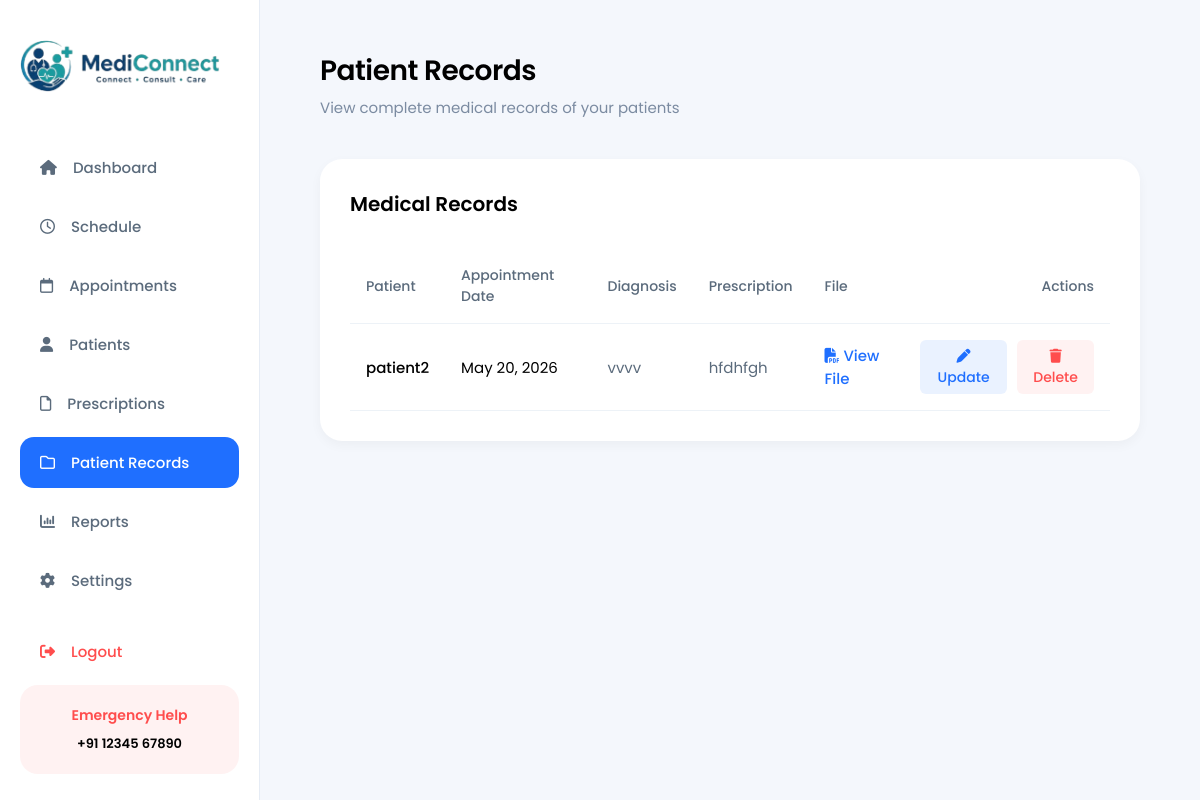
Page /accounts/doctor/records/ (signed in) on the earlier database version.
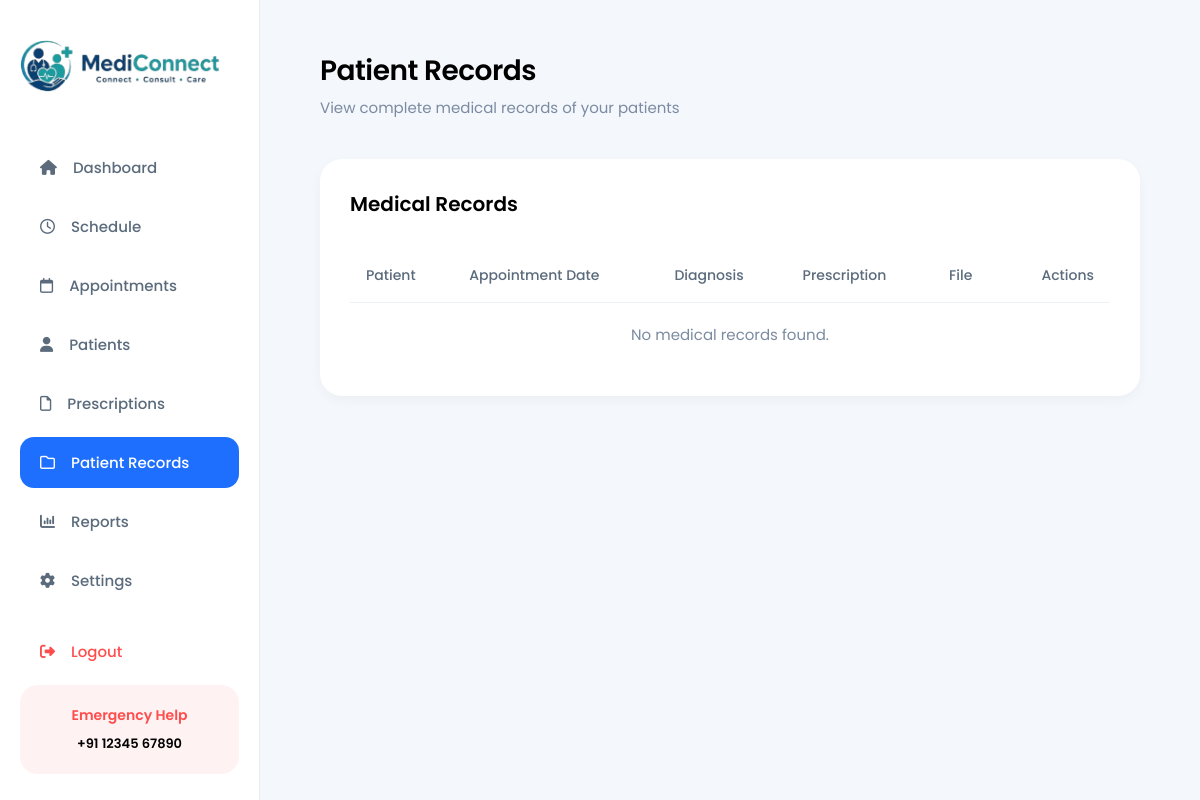
Same page on the later database version.
### booking/models.py (models this page shows, shortened)
class MedicalRecord(models.Model):
    appointment = models.OneToOneField(Appointment, on_delete=models.CASCADE)
    diagnosis = models.TextField(blank=True)
    prescription = models.TextField(blank=True)
    file = models.FileField(upload_to='media/records/', blank=True, null=True)
    created_at = models.DateTimeField(auto_now_add=True)

class Appointment(models.Model):
    STATUS_CHOICES = (
        ('PENDING', 'Pending'),
        ('APPROVED', 'Approved'),
        ('COMPLETED', 'Completed'),
        ('CANCELLED', 'Cancelled'),
        ('MISSED', 'Missed'),
        ('RESCHEDULE', 'Reschedule')
    )
    SEVERITY_CHOICES = (
        ('LOW', 'Low'),
        ('MEDIUM', 'Medium'),
        ('HIGH', 'High'),
        ('CRITICAL', 'Critical'),
    )
    CONSULTATION_CHOICES = (
        ('ONLINE', 'Online'),
        ('OFFLINE', 'Offline'),
    )
    patient = models.ForeignKey('accounts.PatientProfile',on_delete=models.CASCADE)
    doctor = models.ForeignKey('accounts.DoctorProfile',on_delete=models.CASCADE)
    hospital = models.ForeignKey('core.Hospital',on_delete=models.CASCADE)
    appointment_date = models.DateField()
    start_time = models.TimeField()
    end_time = models.TimeField()
    consultation_mode = models.CharField(max_length=20,choices=CONSULTATION_CHOICES)
    symptoms = models.TextField(blank=True)
    severity_score = models.IntegerField(default=0)
    severity_level = models.CharField(max_length=20,choices=SEVERITY_CHOICES,default='LOW')
    status = models.CharField(max_length=20,choices=STATUS_CHOICES,default='PENDING')
    fee = models.DecimalField(max_digits=10, decimal_places=2, default=0.00)
    booked_at = models.DateTimeField(auto_now_add=True)
    reminder_sent = models.BooleanField(default=False)

### accounts/models.py (models this page shows, shortened)
class PatientProfile(models.Model):
    user = models.OneToOneField(User, on_delete=models.CASCADE)
    date_of_birth = models.DateField()
    gender = models.CharField(max_length=20, blank=True)
    blood_group = models.CharField(max_length=10, blank=True)
    patient_pic = models.ImageField(upload_to='profiles/patients', blank=True, null=True)
    medical_history = models.TextField(blank=True)
    allergies = models.TextField(blank=True)

class User(AbstractUser):
    ROLE_CHOICES = (
        ('PATIENT', 'Patient'),
        ('DOCTOR', 'Doctor'),
        ('ADMIN', 'Admin'),
    )
    role = models.CharField(max_length=20, choices=ROLE_CHOICES)
    phone = models.CharField(max_length=15, blank=True)

### accounts/views.py (the view, shortened to what this page needs)
# urls.py: path('doctor/records/', views.doctor_records, name='doctor_records'),
@login_required
def doctor_records(request):
    if request.user.role != 'DOCTOR':
        return redirect('home')
    doctor = DoctorProfile.objects.get(user=request.user)
    from booking.models import MedicalRecord
    records = MedicalRecord.objects.filter(appointment__doctor=doctor).order_by('-created_at')
    return render(request, 'accounts/doctor_records.html', {'doctor': doctor, 'records': records})

### templates/accounts/doctor_records.html (shortened to what this page needs)
{% extends 'accounts/doctor_dashboard.html' %}
{% block doctor_main %}
<div class="topbar">
  <div>
    <h1>Patient Records</h1>
    <p>View complete medical records of your patients</p>
  </div>
</div>
<div class="table-section">
  <div class="table-header">
    <h2>Medical Records</h2>
  </div>
  <table style="width: 100%; border-collapse: collapse; text-align: left;">
    <thead>
      <tr>
        <th style="padding: 16px; border-bottom: 1px solid #edf2f7; color: #5b6b7c; font-weight: 500;">Patient</th>
        <th style="padding: 16px; border-bottom: 1px solid #edf2f7; color: #5b6b7c; font-weight: 500;">Appointment Date</th>
        <th style="padding: 16px; border-bottom: 1px solid #edf2f7; color: #5b6b7c; font-weight: 500;">Diagnosis</th>
        <th style="padding: 16px; border-bottom: 1px solid #edf2f7; color: #5b6b7c; font-weight: 500;">Prescription</th>
        <th style="padding: 16px; border-bottom: 1px solid #edf2f7; color: #5b6b7c; font-weight: 500;">File</th>
        <th style="padding: 16px; border-bottom: 1px solid #edf2f7; color: #5b6b7c; font-weight: 500; text-align: right;">Actions</th>
      </tr>
    </thead>
    <tbody>
      {% for record in records %}
      <tr>
        <td style="padding: 16px; border-bottom: 1px solid #edf2f7;">
          <div style="font-weight: 500; color: #000;">{{ record.appointment.patient.user.username }}</div>
        </td>
        <td style="padding: 16px; border-bottom: 1px solid #edf2f7; color: #000;">{{ record.appointment.appointment_date }}</td>
        <td style="padding: 16px; border-bottom: 1px solid #edf2f7; color: #5b6b7c;">{{ record.diagnosis|default:"-" }}</td>
        <td style="padding: 16px; border-bottom: 1px solid #edf2f7; color: #5b6b7c;">{{ record.prescription|default:"-"|truncatechars:50 }}</td>
        <td style="padding: 16px; border-bottom: 1px solid #edf2f7;">
          {% if record.file %}
          <a href="{{ record.file.url }}" target="_blank" style="color: #1f6fff; text-decoration: none; font-weight: 500;"><i class="fa-solid fa-file-pdf"></i> View File</a>
          {% else %}
          <span style="color: #7b8ba1;">-</span>
          {% endif %}
        </td>
        <td style="padding: 16px; border-bottom: 1px solid #edf2f7; text-align: right;">
          <div style="display: inline-flex; gap: 10px;">
            <button onclick="openUpdateModal('{{ record.id }}', '{{ record.appointment.patient.user.username|escapejs }}', '{{ record.diagnosis|escapejs }}', '{{ record.prescription|escapejs }}', '{% if record.file %}{{ record.file.url|escapejs }}{% endif %}')" style="background: #eaf2ff; color: #1f6fff; border: none; padding: 6px 12px; border-radius: 6px; font-weight: 500; cursor: pointer; font-size: 14px; font-family: inherit;"><i class="fa-solid fa-pen"></i> Update</button>
            <form method="POST" onsubmit="return confirm('Delete this record permanently?');" style="display: inline;">
              <button type="submit" style="background: #fff2f2; color: #ff4d4d; border: none; padding: 6px 12px; border-radius: 6px; font-weight: 500; cursor: pointer; font-size: 14px; font-family: inherit;"><i class="fa-solid fa-trash"></i> Delete</button>
            </form>
          </div>
        </td>
      </tr>
      {% empty %}
      <tr>
        <td colspan="6" style="padding: 20px; text-align: center; color: #7b8ba1;">No medical records found.</td>
      </tr>
      {% endfor %}
    </tbody>
  </table>
</div>
{% endblock %}

Differences in the rows shown:
removed MedicalRecord: appointment.patient.user.username "patient2", appointment.appointment_date "May 20, 2026", diagnosis "vvvv", prescription "hfdhfgh"
Other differences:
text now shown: "No medical records found."
